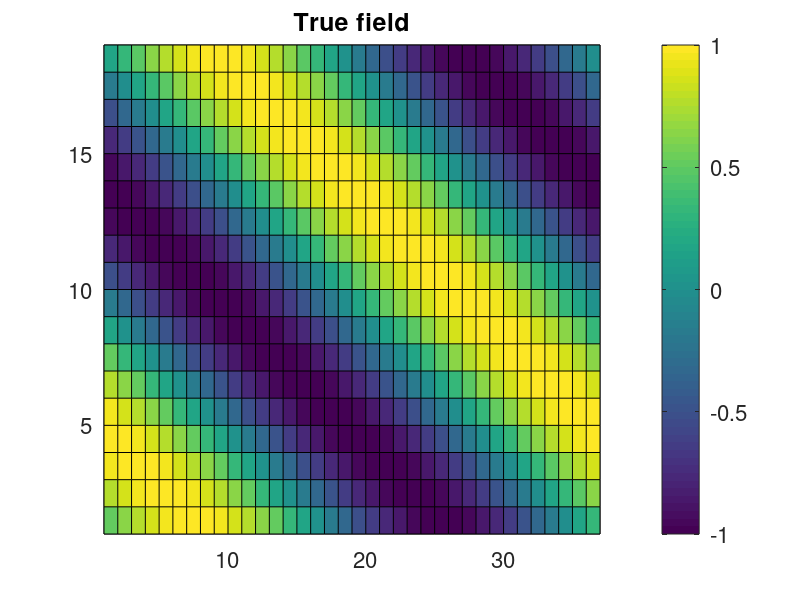
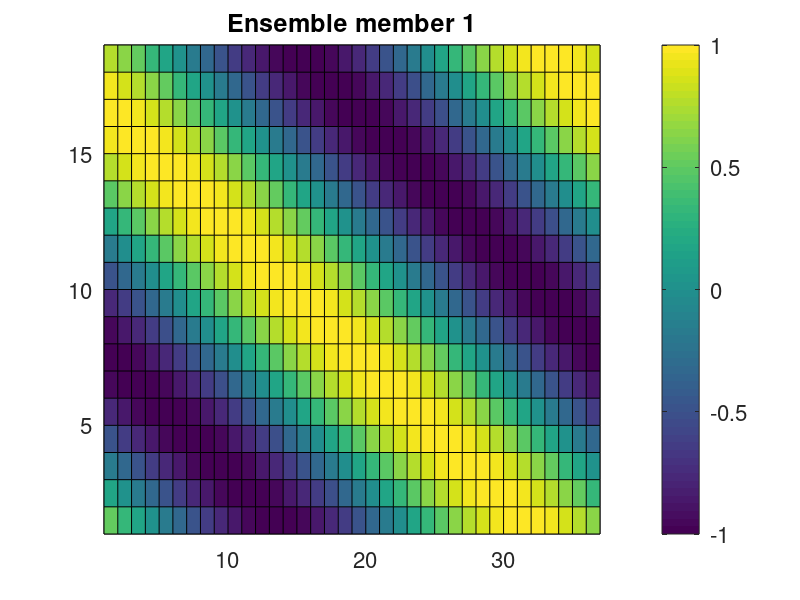
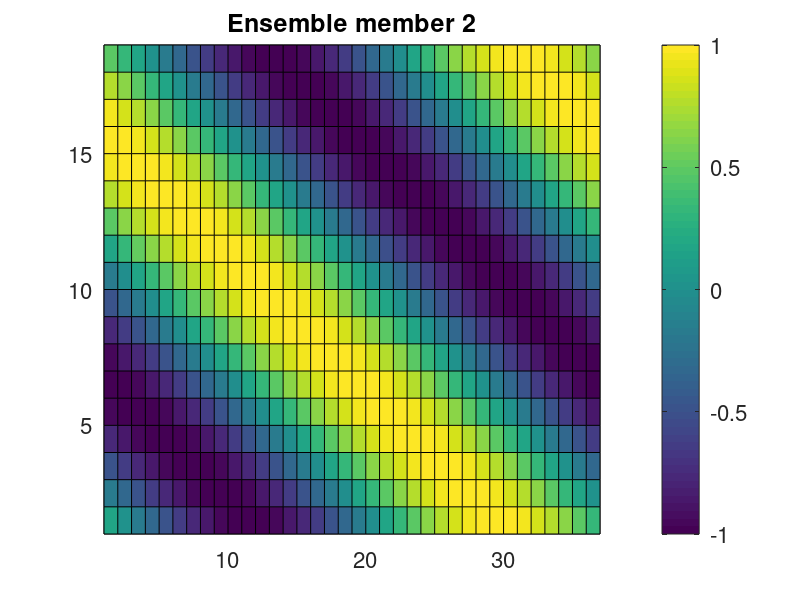
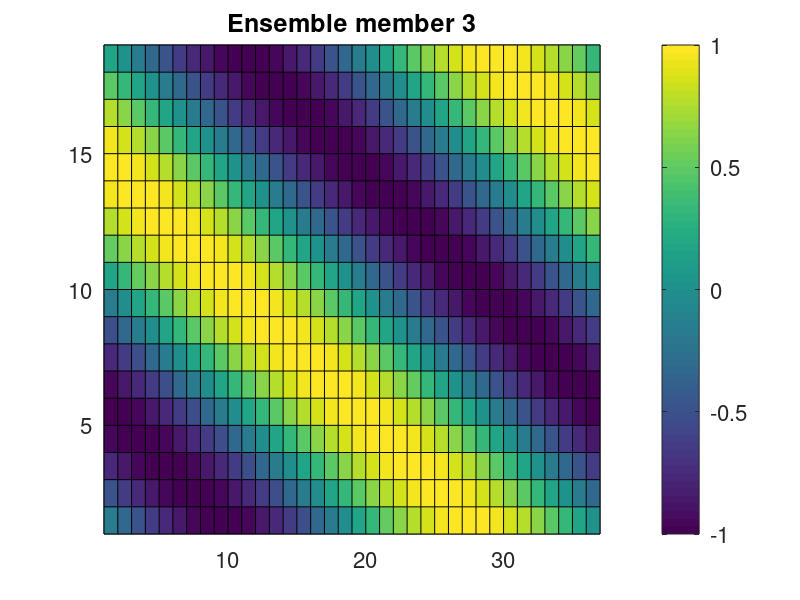

Source code (MATLAB) for these figures, in order:
% Script to generate files for the PDAF offline tutorial

dim_x = 36;         % Grid dimension in x-direction
dim_y = 18;         % Grid dimension in y-direction
dim_ens = 9;        % Maximum ensemble size
stddev_obs = 0.5;   % Observation error standard deviation
dxobs = 5;          % x-Grid spacing for observations type A
dyobs = 4;          % y-Grid spacing for observations type A
dxobsB = 11;        % x-Grid spacing for observations type B
dyobsB = 8;         % y-Grid spacing for observations type B
obsB_offsetx = -4;  % x-offset in position of observations type B
obsB_offsety = -2;  % y-offset in position of observations type B

dowrite = 1;        % 1 to write files

% Locations of observations not placed at grid points (x, y) - type C
obs_interp = [3.0 2.1; ...
     3.4 6.8; ...
     6.1 6.8; ...
     8.9 7.6; ...
     8.9 14.9; ...
     20.0 6.4; ...
     20.4 16.1; ...
     14.1 10.2; ...
     31.0 5.2; ...
     31.2 11.9; ...
     28.9 14.9];

% Reset random number generation
rng('default')

% True field
for j=1:dim_x
    for i=1:dim_y
        field(i,j) = sin(2*pi*(i/18+j/36));
    end
end


field_plot=zeros(dim_y+1, dim_x+1);
field_plot(1:dim_y,1:dim_x) = field;
figure
pcolor(field_plot)
set(gca,'fontsize',16)
cb=colorbar
set(cb,'fontsize',16)
title('True field','fontsize',18)


% Ensemble states
for k=1:dim_ens
    for j=1:dim_x
        for i=1:dim_y
            ens(i,j,k) = sin(2*pi*(i/18+j/36)+2*0.5*pi*(k+5)/dim_ens);
        end
    end
    figure
    field_plot=zeros(dim_y+1, dim_x+1);
    field_plot(1:dim_y,1:dim_x) = ens(:,:,k);
    pcolor(field_plot)
    set(gca,'fontsize',16)
    cb=colorbar
    set(cb,'fontsize',16)
    title(['Ensemble member ' num2str(k)],'fontsize',18)
end

figure
field_plot=zeros(dim_y+1, dim_x+1);
ensmean = mean(ens,3);
field_plot(1:dim_y,1:dim_x) = ensmean;
pcolor(field_plot)
set(gca,'fontsize',16)
cb=colorbar
set(cb,'fontsize',16)
title('Initial estimate (ensemble mean)','fontsize',18)

% Observations
obs_error = stddev_obs * randn(dim_y, dim_x);
full_obs = field + obs_error;

field_plot=zeros(dim_y+1, dim_x+1);
field_plot(1:dim_y,1:dim_x) = full_obs;
figure
pcolor(field_plot)
set(gca,'fontsize',16)
cb=colorbar
set(cb,'fontsize',16)
title('Perturbed true state','fontsize',18)

obs = zeros(dim_y, dim_x)-999;
for j=dxobs:dxobs:dim_x
    for i=dyobs:dyobs:dim_y
        obs(i,j) = full_obs(i,j);
    end
end

obsB = zeros(dim_y, dim_x)-999;
for j=dxobsB+obsB_offsetx:dxobsB:dim_x
    for i=dyobsB+obsB_offsety:dyobsB:dim_y
        obsB(i,j) = full_obs(i,j);
    end
end

field_plot=zeros(dim_y+1, dim_x+1);
field_plot(1:dim_y,1:dim_x) = obs;
figure
pcolor(field_plot)
set(gca,'fontsize',16)
cb=colorbar
set(cb,'fontsize',16)
title(['Type A: 28 Observations used for analysis'],'fontsize',18)
set(gca,'clim',[-3 3])

field_plot=zeros(dim_y+1, dim_x+1);
field_plot(1:dim_y,1:dim_x) = obsB;
figure
pcolor(field_plot)
set(gca,'fontsize',16)
cb=colorbar
set(cb,'fontsize',16)
title(['Type B: 6 Observations used for analysis'],'fontsize',18)
set(gca,'clim',[-3 3])

% Interpolated observations
iobs_error = stddev_obs * randn(length(obs_interp));
for i=1:length(obs_interp)
    % Get closted grid points
    gx(1) = floor(obs_interp(i,1));
    gx(2) = ceil(obs_interp(i,1));
    if gx(2)==gx(1)
        gx(2) = gx(2)+1;
    end
    gy(1) = floor(obs_interp(i,2));
    gy(2) = ceil(obs_interp(i,2));
    if gy(2)==gy(1)
        gy(2) = gy(2)+1;
    end

    % Compute interpolation coefficients
    denum = (gx(2)-gx(1))*(gy(2)-gy(1));
    icoeff(1) = (gx(2)-obs_interp(i,1))*(gy(2)-obs_interp(i,2))/denum;
    icoeff(2) = (obs_interp(i,1)-gx(1))*(gy(2)-obs_interp(i,2))/denum;
    icoeff(3) = (gx(2)-obs_interp(i,1))*(obs_interp(i,2)-gy(1))/denum;
    icoeff(4) = (obs_interp(i,1)-gx(1))*(obs_interp(i,2)-gy(1))/denum;

    % Interpolate
    iobs(i,1) = icoeff(1)*field(gy(1),gx(1))+icoeff(2)*field(gy(1),gx(2))+ ...
        icoeff(3)*field(gy(2),gx(1))+icoeff(4)*field(gy(2),gx(2));

    % Add error
    iobs(i,1) = iobs(i,1) + iobs_error(i);

    % Augment with coordinates
    iobs(i,2:3) = obs_interp(i,1:2);
end 

field_plot=zeros(dim_y+1, dim_x+1) - 999;
for i=1:length(obs_interp)
    field_plot(floor(obs_interp(i,2)),floor(obs_interp(i,1))) = iobs(i,1);
end
figure
pcolor(field_plot)
set(gca,'fontsize',16)
cb=colorbar;
set(cb,'fontsize',16)
title([num2str(length(obs_interp)) ' Observations used with bi-linear interpolation'],'fontsize',18)
set(gca,'clim',[-3 3])


%%%%%%%%%%%%%%%%%%% Write files

if dowrite == 1

    % True field
    fid = fopen('true.txt','w');
    for i=1:dim_y
        fprintf(fid,'%14.8f',field(i,:));
        fprintf(fid,'\n')
    end
    fclose(fid)


    % Observations - type A
    fid = fopen('obs.txt','w');
    for i=1:dim_y
        fprintf(fid,'%14.6f',obs(i,:));
        fprintf(fid,'\n')
    end
    fclose(fid)

    % Observations - type B
    fid = fopen('obsB.txt','w');
    for i=1:dim_y
        fprintf(fid,'%14.6f',obsB(i,:));
        fprintf(fid,'\n')
    end
    fclose(fid)

    % Interpolated observations
    fid = fopen(['obsC.txt'],'w');
    fprintf(fid,'%5i',length(obs_interp));
    fprintf(fid,'\n');
    for i=1:length(obs_interp)
        fprintf(fid,'%14.6f',iobs(i,:));
        fprintf(fid,'\n');
    end
    fclose(fid);

    % Ensemble
    for k=1:dim_ens
        fid = fopen(['ens_' num2str(k) '.txt'],'w');
        for i=1:dim_y
            fprintf(fid,'%14.8f',ens(i,:,k));
            fprintf(fid,'\n')
        end
        fclose(fid)
    end


    % Ensemble mean
    fid = fopen('state_ini.txt','w');
    for i=1:dim_y
        fprintf(fid,'%14.6f',ensmean(i,:));
        fprintf(fid,'\n')
    end
    fclose(fid)
end